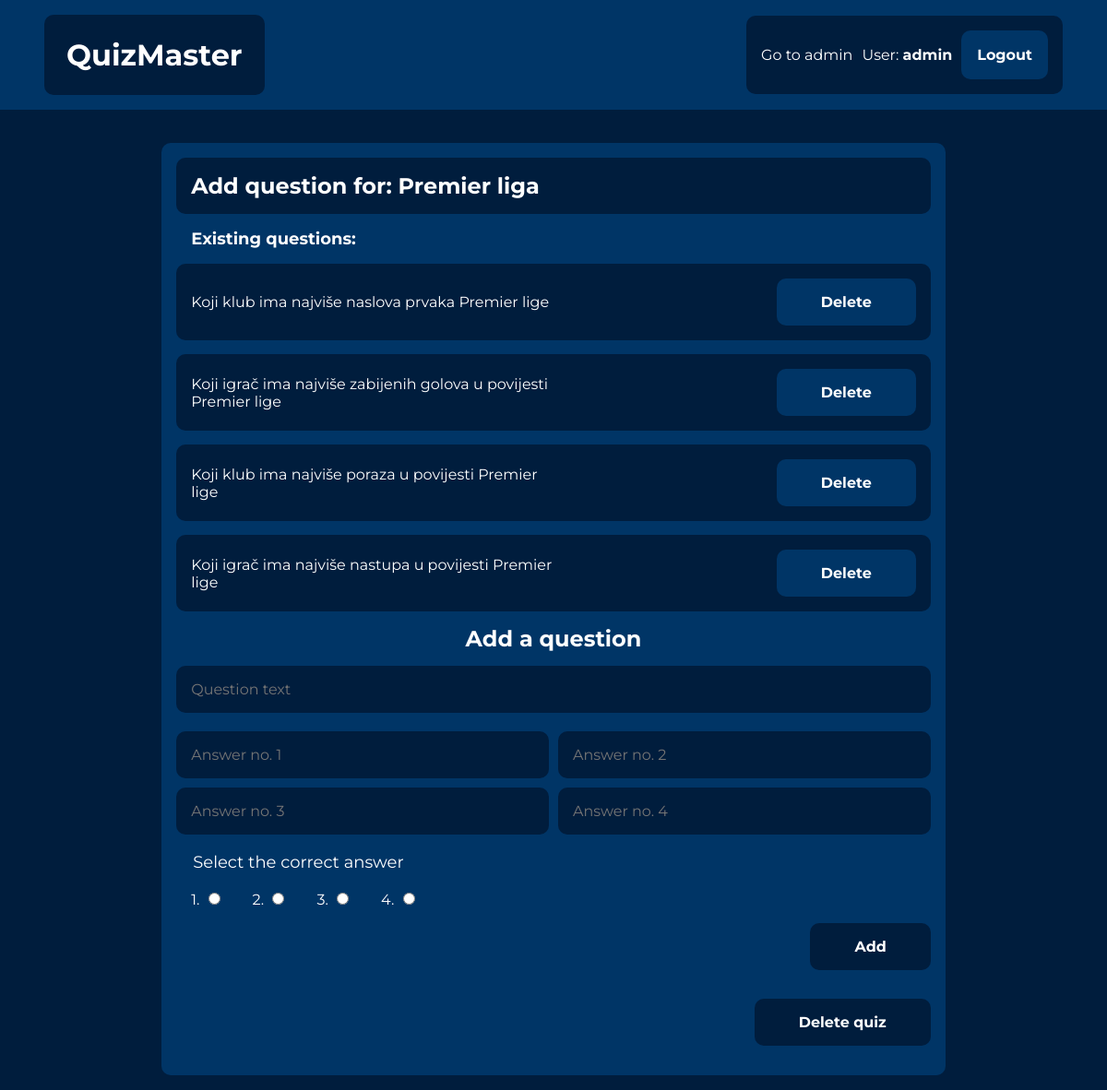
/quiz/2/edit/ (signed in), run on the app's committed database.
### quiz/models.py (models this page shows, shortened)
class Quiz(models.Model):
    quiz_name = models.CharField(max_length=200, blank=False)
    pub_date = models.DateTimeField("date published", auto_now_add=True)
    description = models.TextField(blank=False)
    author = models.ForeignKey(User, on_delete=models.CASCADE)

class Question(models.Model):
    question_text = models.CharField(max_length=200, blank=False)
    quiz = models.ForeignKey(Quiz, on_delete=models.CASCADE)

### quiz/views.py (the view)
# urls.py: path('<int:quiz_id>/edit/', views.edit_quiz, name="edit_quiz"),
def edit_quiz(request, quiz_id):
    quiz = get_object_or_404(Quiz, pk=quiz_id)
    context = {
        "quiz": quiz,
        "range": range(1, 5)
    }
    return render(request, 'quiz/edit_quiz.html', context)

### quiz/templates/quiz/edit_quiz.html (shortened to what this page needs)
{% extends "quiz/base.html" %}
{% block content %}
{% if request.user.is_authenticated %}
<div class="quiz-edit-layout">
    <div class="quiz-edit-header">
        <h2>Add question for: {{ quiz.quiz_name }}</h2>
    </div>
    <div class="existing-questions">
        <p>Existing questions: </p>
    </div>
    {% for question in quiz.question_set.all %}
        <div class="exquestion-container">
            <div class="exquestion-content">
                <a href="{% url 'quiz:question_detail' question.id %}">{{ question.question_text }}</a>
            </div>
            {% if request.user == quiz.author %}
                <form method="post" action="{% url 'quiz:delete_question' question.id %}" class="exquestion-delete">
                    <button type="submit">Delete</button>
                </form>
            {% endif %}
        </div>
    {% endfor %}
    <form method="post" action="{% url 'quiz:create_question' quiz.id %}" class="add-question-form">
        <h2>Add a question</h2>
        <div class="add-question-title">
            <input type="text" name="title" placeholder="Question text" required>
        </div>
        <div class="add-answers-container">
            {% for i in range %}
                <input type="text" name="answer_{{i}}" placeholder="Answer no. {{i}}" required class="answer-text">
            {% endfor %}
        </div>
        <div class="correct-answers-container">
            <p>Select the correct answer</p>
            {% for i in range %}
                <div class="correct-answers-item">
                    <span>{{i}}.</span>
                    <input type="radio" name="radio_button" value="radio_answer_{{i}}" required>
                </div>
            {% endfor %}
        </div>
        <div class="add-question-button-div">
            <button type="submit" class="list-item-button">Add</button>
        </div>
    </form>
    {% if request.user == quiz.author %}
        <form method="post" action="{% url 'quiz:delete_quiz' quiz.id %}" class="quiz-delete-form">
            <button type="submit">Delete quiz</button>
        </form>
    {% endif %}
</div>
{% else %}
    <p>You have to be logged in to create a quiz</p>
{% endif %}
{% endblock content %}

### quiz/templates/quiz/base.html (shortened to what this page needs)
{% load static %}
<html>
    <head>
        <link rel="stylesheet" href="{% static 'quiz/css/base.css' %}">
        <link rel="stylesheet" href="{% static 'quiz/css/home.css' %}">
        <link rel="stylesheet" href="{% static 'quiz/css/quiz_list.css' %}">
        <link rel="stylesheet" href="{% static 'quiz/css/quiz_detail.css' %}">
        <link rel="stylesheet" href="{% static 'quiz/css/quiz_create.css' %}">
        <link rel="stylesheet" href="{% static 'quiz/css/quiz_edit.css' %}">
        <link rel="stylesheet" href="{% static 'registration/css/registration.css' %}">
    </head>
    <body>
        <header class="header">
            <div class="header-brand">
                <h1>
                    <a href="/" class="home-link">QuizMaster</a>
                </h1>
            </div>
            <nav class="header-nav">
                {% if request.user.is_superuser %}
                    <a class="admin-link" href="/admin">Go to admin</a>
                {% endif %}
                {% if request.user.is_authenticated %}
                    <p class="nav-username">User:
                        <span class="user-span">{{ request.user.username }}</span>
                    </p>
                    <form method="post" action="{% url 'logout' %}" class="logout-form">
                        <button type="submit">Logout</button>
                    </form>
                {% endif %}
            </nav>
        </header>
        <div class="main-content">
            {% block content %}
            {% endblock %}
        </div>
    </body>
</html>

### quiz/static/quiz/css/base.css (style rules this page uses)
body, html { margin: 0; padding: 0; height: 100%; font-family: 'Montserrat', sans-serif; background: #001D3D; }
button, input { font-family: 'Montserrat', sans-serif; }
p, h1, h2, h3, h4, h5, h6 { margin: 0; padding: 0; }
a { text-decoration: none; }
.header { display: flex; flex-basis: 100%; justify-content: space-between; align-items: center; padding: 1em 3em; background-color: #003566; }
.header-brand { color: white; background-color: #001D3D; border-radius: 10px; padding: 1.5em; }
.home-link { color: white; }
.header-nav { display: flex; align-items: center; background-color: #001D3D; border-radius: 10px; padding: 1em; color: white; }
.nav-username { margin-right: 10px; }
.user-span { font-weight: bold; }
.logout-form { display: flex; align-items: center; margin-block-end: 0; }
.logout-form button { border: 1px solid transparent; border-radius: 10px; padding: 10px; background: #003566; color: white; font-size: 16px; cursor: pointer; font-weight: bold; padding: 1em; }
.admin-link { margin-right: 10px; color: white; }
.main-content { display: flex; justify-content: center; align-items: center; flex-wrap: wrap; padding: 1em; }

### quiz/static/quiz/css/quiz_list.css (style rules this page uses)
.list-item-button { padding: 1em 3em; border: none; cursor: pointer; background-color: #001D3D; color: white; border-radius: 10px; font-weight: bold; font-size: medium; }

### quiz/static/quiz/css/quiz_edit.css (style rules this page uses)
.quiz-edit-layout { flex-basis: 70%; background: #003566; padding: 1em; margin-top: 20px; display: flex; flex-wrap: wrap; justify-content: center; align-items: center; border-radius: 10px; color: white; }
.quiz-edit-header { flex-basis: 100%; padding: 1em; background: #001D3D; border-radius: 10px; }
.quiz-delete-form { flex-basis: 100%; margin-top: 15px; display: flex; justify-content: flex-end; }
.quiz-delete-form button { padding: 1em 3em; border: none; cursor: pointer; background-color: #001D3D; color: white; border-radius: 10px; font-weight: bold; font-size: medium; }
.existing-questions { flex-basis: 100%; padding: 1em; }
.existing-questions p { font-size: large; font-weight: bold; }
.exquestion-container { flex-basis: 100%; background-color: #001D3D; display: flex; justify-content: space-between; align-items: center; padding: 1em; margin-bottom: 15px; border-radius: 10px; }
.exquestion-content { flex-basis: 50%; }
.exquestion-content a { color: white; }
.exquestion-delete { flex-basis: 50%; display: flex; align-items: center; justify-content: flex-end; margin-block-end: 0; }
.exquestion-delete button { padding: 1em 3em; border: none; cursor: pointer; background-color: #003566; color: white; border-radius: 10px; font-weight: bold; font-size: medium; }
.add-question-form { flex-basis: 100%; display: flex; justify-content: center; align-items: center; flex-wrap: wrap; }
.add-question-form h2 { flex-basis: 100%; text-align: center; margin-bottom: 15px; }
.add-question-title { flex-basis: 100%; }
.add-question-title input { width: 100%; border-radius: 10px; border: none; font-size: medium; padding: 1em; background-color: #001D3D; color: white; }
.add-answers-container { flex-basis: 100%; display: grid; grid-template-columns: repeat(2, 1fr); grid-gap: 10px; margin-top: 20px; }
.answer-text { flex-basis: 100%; border-radius: 10px; border: none; font-size: medium; padding: 1em; background-color: #001D3D; color: white; }
.correct-answers-container { flex-basis: 100%; margin-top: 15px; display: flex; justify-content: flex-start; flex-wrap: wrap; }
.correct-answers-container p { width: 100%; font-size: large; padding: 0.2em 1em; }
.correct-answers-item { padding: 1em; }
.add-question-button-div { flex-basis: 100%; display: flex; justify-content: flex-end; }

### data on the page
Quiz: quiz_name "Premier liga"
Question: question_text "Koji klub ima najviše naslova prvaka Premier lige"
Question: question_text "Koji igrač ima najviše zabijenih golova u povijesti Premier lige"
Question: question_text "Koji klub ima najviše poraza u povijesti Premier lige"
Question: question_text "Koji igrač ima najviše nastupa u povijesti Premier lige"

### other printed values
{{ request.user.username }} "admin"
{{ i }} "1" "2" "3" "4"
